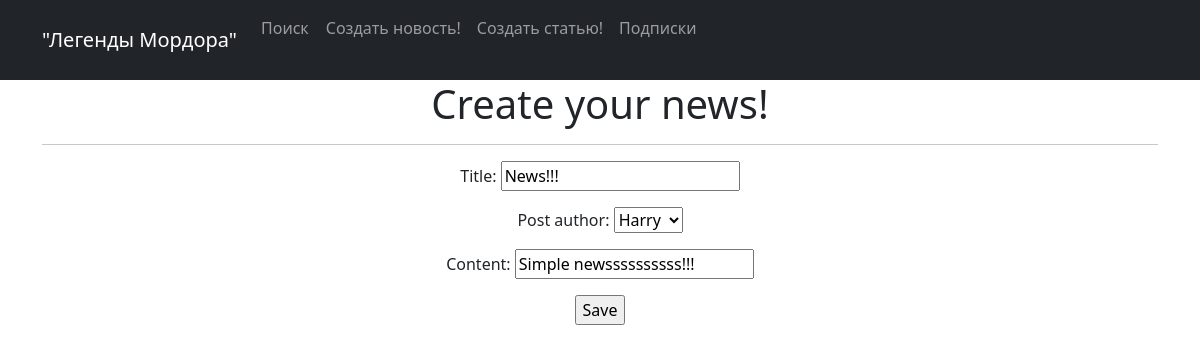
/news/19/update/ (signed in), run on the app's committed database.
### news/models.py (models this page shows, shortened)
class Post(models.Model):
    post_author = models.ForeignKey(Author, on_delete=models.CASCADE)
    NEWS = 'NW'
    ARTICLE = 'AR'
    CATEGORY_CHOICES = [
        (NEWS, 'NW'),
        (ARTICLE, 'AR'),
    ]
    category_type = models.CharField(max_length=2, choices=CATEGORY_CHOICES, default=ARTICLE)
    creation_date = models.DateTimeField(auto_now_add=True)
    category_post = models.ManyToManyField(Category, through='PostCategory')
    title = models.CharField(max_length=128)
    content = models.TextField()
    rating = models.SmallIntegerField(default=0)

### news/views.py (the view)
# urls.py: path('<int:pk>/update/', PostUpdate.as_view(), name='news_update'),
class PostUpdate(PermissionRequiredMixin, UpdateView):
    permission_required = ('news.change_news',)
    form_class = PostForm
    model = Post
    template_name = 'news_edit.html'

### news/forms.py (shortened to what this page needs)
class PostForm(forms.ModelForm):
    content = forms.CharField(min_length=20, strip=True)
    class Meta:
        model = Post
        fields = [
            'title',
            'post_author',
            'content',
        ]

### news/models.py (called while the page is built)
    def __str__(self):
        return self.author_user.username

### templates/news_edit.html (shortened to what this page needs)
{% extends 'flatpages/default.html' %}
{% block content %}
<h1>Create your news!</h1>
<hr>
<form action="" method="post">
    {{ form.as_p }}
    <input type="submit" value="Save" />
</form>
{% endblock content %}

### data on the page
Post: title "News!!!", post_author "Harry", content "Simple newssssssssss!!!"
